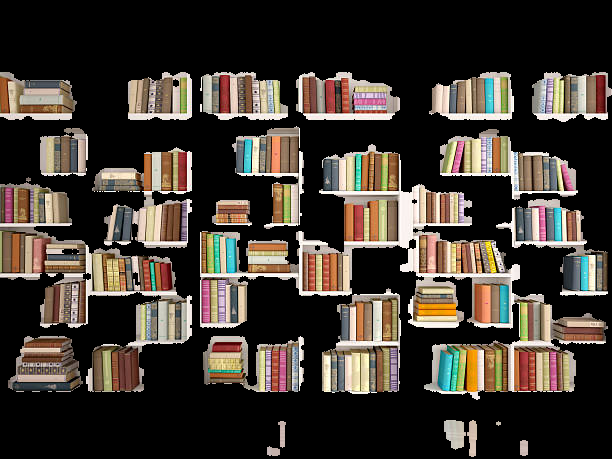
#> input picture EyeCandy/img/img_book_only.png, 612 x 459 px, found by its file name
$ python separate_books_v1.py   (older library calls are emulated)
#> lines starting #> are read from the running program, lines starting #| are printed output that depends on the picture; after the words box and inside, x2 and y2 are one past the last pixel; in counts of white or black regions, pixels touching at a corner belong together
#> in main, img is the input picture: shape (459, 612, 3); mean B, G, R 50.4, 57.9, 65.4
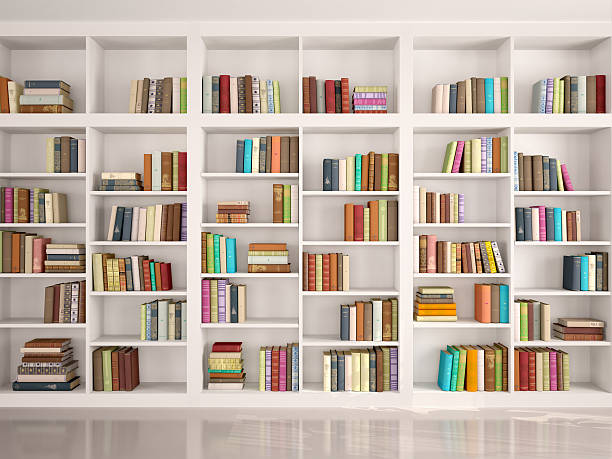
#> input picture EyeCandy/img/bookshelf_04.jpg, 612 x 459 px, found by its file name
#> in main, img_org is the input picture: shape (459, 612, 3); mean B, G, R 164.8, 176.3, 190.1
import numpy as np
import cv2 as cv
import glob, os
import csv


def display(winname, img):
    cv.moveWindow(winname, 500, 0)
    cv.namedWindow(winname, cv.WINDOW_NORMAL)
    cv.imshow(winname, img)
    cv.waitKey(0)


def preprocessing(img):

    ## 1. 세로로 세워진 책들 색 균등화
    #. vertical kernel
    v_kernel = np.ones((11, 2), np.uint8)
    #morphologyEx
    v_opening = cv.morphologyEx(img.copy(), cv.MORPH_OPEN, v_kernel, iterations=2)
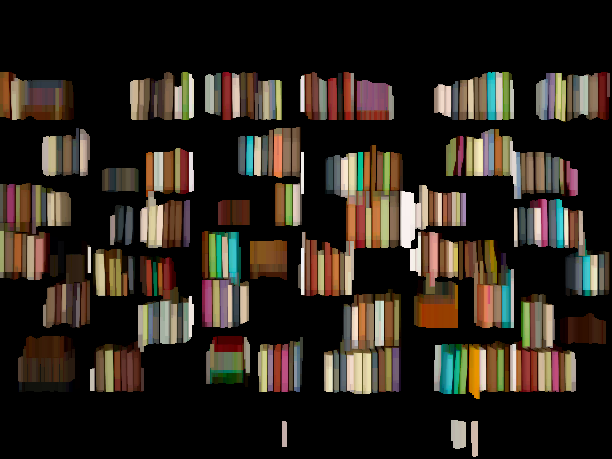
#> v_opening: shape (459, 612, 3); mean B, G, R 29.9, 37.9, 45.2

    # 2. 그레이 스케일
    v_gray = cv.cvtColor(v_opening, cv.COLOR_BGR2GRAY)
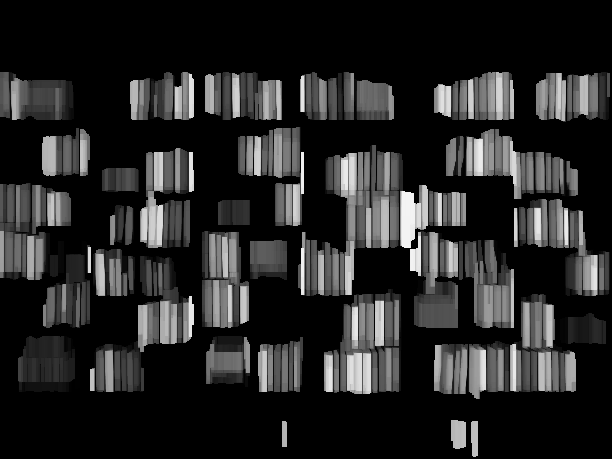
#> v_gray: shape (459, 612); min 0, max 244, mean 39.2

    # 3. 책 사이 간격 벌리기
    kernel = np.ones((2, 1), np.uint8)
    erode  = cv.morphologyEx(v_gray, cv.MORPH_ERODE, kernel, iterations=2)
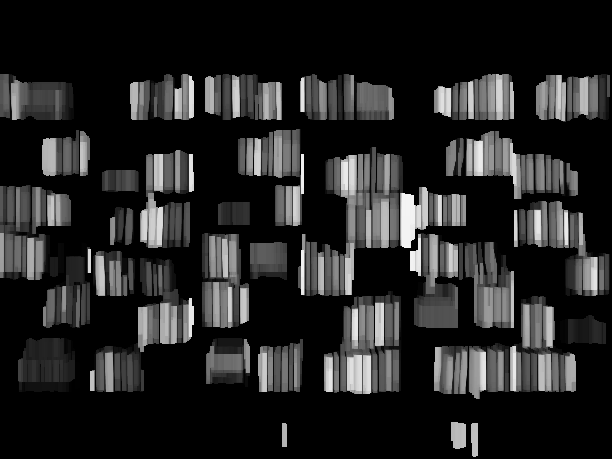
#> erode: shape (459, 612); min 0, max 244, mean 37.3
    display('erode', erode)

    return erode


def contours(img, img_color):

    img_for_save = img_color.copy()

    # 1/ Threshold
    ret, img_binary = cv.threshold(img, 127, 255, 0)
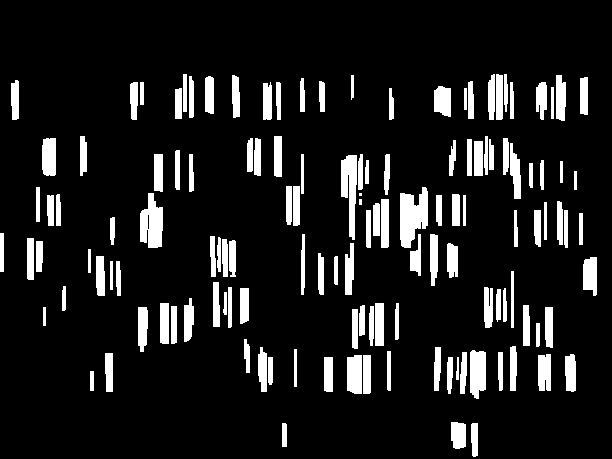
#> img_binary: shape (459, 612); 11.4% white; 134 white regions (2 under 20 px)
    display("img_binary", img_binary)

    # 2. Contour 찾기
    image, contours, hierarchy = cv.findContours(img_binary, cv.RETR_LIST, cv.CHAIN_APPROX_SIMPLE)
#> contours = 135 contours, 2 with area under 20; largest, box (x1, y1, x2, y2) and area: (400, 187, 428, 248) 1092, (140, 193, 163, 248) 852, (341, 155, 357, 240) 754, (470, 350, 486, 399) 624, (347, 355, 362, 394) 505

    # 3. 기존에 저장된 이미지 파일 삭제
    path = "C:/flashwoman/Object-detection/EyeCandy/books/"
    files = '*.jpg'  # 찾고 싶은 확장자
    for file in glob.glob(os.path.join(path, files)):
        os.remove(file)


    ## 4. countour 그리고 저장하기.
    count = 0
    rect = []
    for cnt in contours:
        ## 1.  사각형 만들어 좌표얻기.
        x, y, w, h = cv.boundingRect(cnt)
        cv.rectangle(img_color, (x, y), (x + w, y + h), (3, 255, 4), 2)     # contour 그리기
        rect.append([(x, y), (x + w, y + h)])                               # rect에 좌표 저장 [Left_Top, Right_Bottom]

        ## 2. 각각의 책 이미지 저장 ##
        img_result = img_for_save[y: y + h, x: x + w]
        img_path = f"C:/flashwoman/Object-detection/EyeCandy/books/img{count}.jpg"
        cv.imwrite(img_path,img_result)

        count = count + 1
#> this loop made 135 passes
#> (x, y, w, h) on passes 1, 2, 3, 5, 6, 7, 8, 9, 10, 11, 12, 13: (471, 423, 7, 34), (282, 423, 5, 24), (451, 422, 15, 27), (456, 357, 3, 23), (447, 357, 6, 37), (324, 357, 9, 35), (268, 357, 5, 28), (363, 355, 8, 39), (347, 355, 15, 39), (565, 354, 11, 38), (538, 354, 13, 37), (105, 353, 8, 39)
#> (cnt, x, y, w, h) on passes 4, 18, 27, 33, 44, 46: ([[90, 371], [90, 390], [93, 390], [93, 371]], 90, 371, 4, 20), ([[294, 349], [294, 386], [296, 386], [296, 349]], 294, 349, 3, 38), ([[43, 307], [43, 325], [45, 325], [45, 307]], 43, 307, 3, 19), ([[375, 303], [375, 345], [383, 345], [383, 303]], 375, 303, 9, 43), ([[511, 271], [511, 327], [513, 327], [513, 271]], 511, 271, 3, 57), ([[110, 261], [110, 289], [112, 289], [112, 261]], 110, 261, 3, 29)
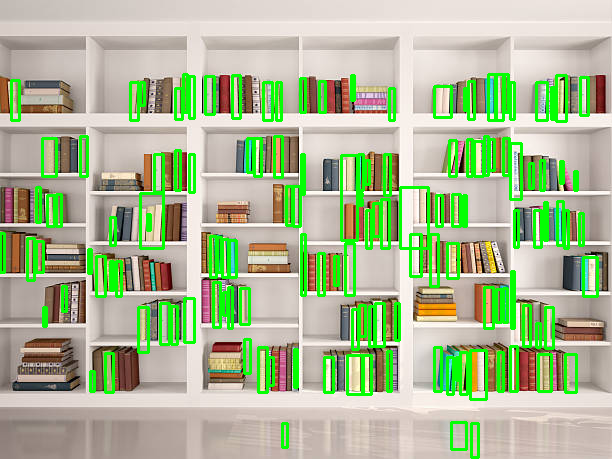
#> img_color: shape (459, 612, 3); mean B, G, R 147.4, 186, 169.2
#> after the loop, count = 135; rect = 135 items

    display("result", img_color)
    return img, rect


def main():
    img = cv.imread('C:/flashwoman/Object-detection/EyeCandy/img/img_book_only.png')
    img_org = cv.imread('C:/flashwoman/Object-detection/EyeCandy/img/bookshelf_04.jpg')

    # 전처리
    img = preprocessing(img)

    # contours
    img, rect = contours(img,img_org)
#> rect = 135 items
    print(rect)
#> (printed output is left out)

    # save to csv
    csvData = rect
#> csvData = 135 items
    with open('C:/flashwoman/Object-detection/testfiles_sey/book_coordinate.csv', 'w') as csvFile:
        writer = csv.writer(csvFile)
        writer.writerows(csvData)
    csvFile.close()

    cv.destroyAllWindows()


if __name__ == "__main__":
    main()
